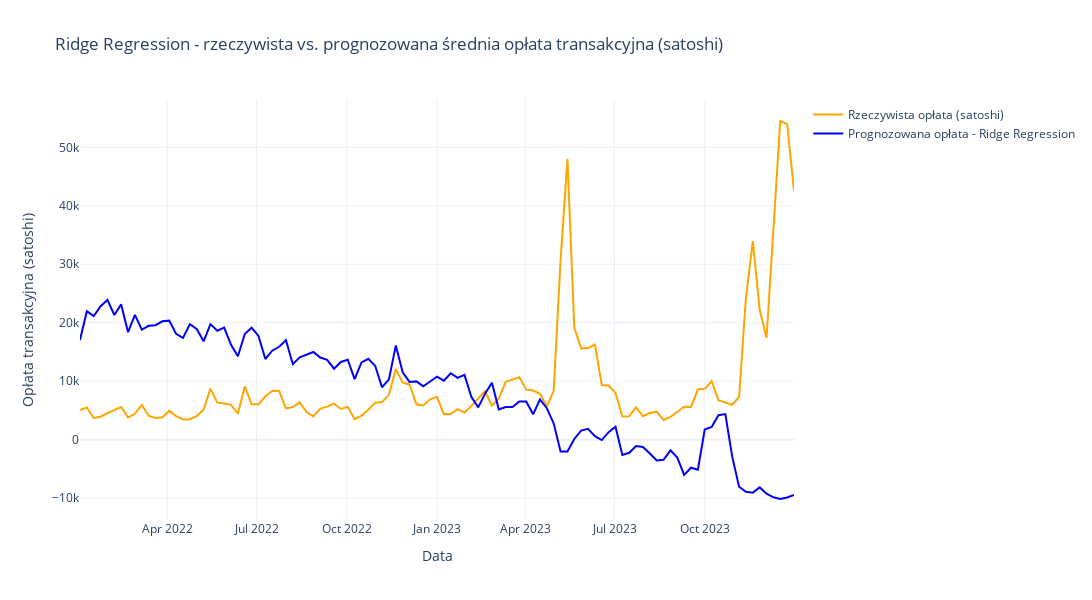

Notebook source saved alongside this figure:
### Code cell
val_preds_ridge = model2.predict(val_inputs)

val_df_ridge = val_df.copy()

val_df_ridge['predicted_fee_ridge'] = val_preds_ridge
val_df_ridge['predicted_fee_sat_ridge'] = val_df_ridge['predicted_fee_ridge'] * 100_000_000
val_df_ridge['fee_sat'] = val_df_ridge['fee'] * 100_000_000

weekly_actual_ridge = val_df_ridge.resample('W', on='datetime')['fee_sat'].mean().reset_index()
weekly_pred_ridge = val_df_ridge.resample('W', on='datetime')['predicted_fee_sat_ridge'].mean().reset_index()

import plotly.graph_objects as go

fig = go.Figure()

fig.add_trace(go.Scatter(
    x=weekly_actual_ridge['datetime'],
    y=weekly_actual_ridge['fee_sat'],
    mode='lines',
    name='Rzeczywista opłata (satoshi)',
    line=dict(color='orange')
))

fig.add_trace(go.Scatter(
    x=weekly_pred_ridge['datetime'],
    y=weekly_pred_ridge['predicted_fee_sat_ridge'],
    mode='lines',
    name='Prognozowana opłata - Ridge Regression',
    line=dict(color='blue')
))

fig.update_layout(
    title='Ridge Regression - rzeczywista vs. prognozowana średnia opłata transakcyjna (satoshi)',
    xaxis_title='Data',
    yaxis_title='Opłata transakcyjna (satoshi)',
    template='plotly_white',
    width=1200,
    height=600
)

fig.show()
